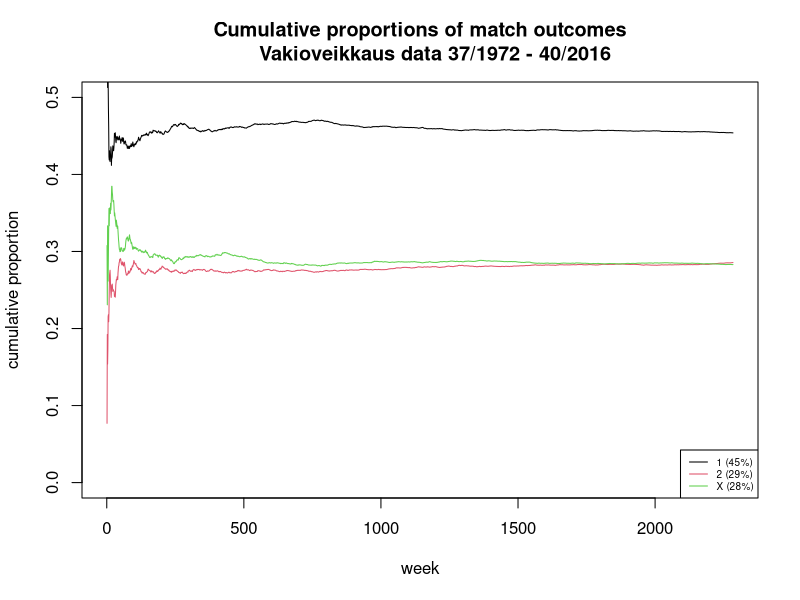

The R script that drew this image:
## ---- chunk 1
knitr::opts_chunk$set(echo = TRUE)
## ---- chunk 2
# Tuomo A. Nieminen 23.10.2016

# simulate the probability P(three or more identical rows)
# ---------------------------------------

# load the data (to get the  number of rows)
rivit <- read.csv2("Tilastot.csv", stringsAsFactors = FALSE)

# the size of the simulation
simsize <- 1e4

# unique integers represent unique combinations of rows
unique_rows <- 1:(3^13)

# a single simulation iteration is a sample of <n> rows
n <- nrow(rivit) # 2284

# create an empty data.frame to store the simulated integer vectors as rows
df <- matrix(NA, nrow = simsize, ncol = n)

# draw a sample of <n> from the unique rows with replacement
# repeat <simsize> times and store the sampled integers
for(i in 1:simsize) df[i, ] <- sample(unique_rows, size = n, replace = T)

# for each row, check if there are more than 2 of the same integer (this might be slow)
results <- apply(df, 1, FUN = function(v) any(table(v)>2))

# compute the proportion of true cases
sum(results)/simsize

## ---- chunk 3
# Tuomo A. Nieminen 23.10.2016

# load the data
rivit <- read.csv2("Tilastot.csv", stringsAsFactors = FALSE)
nr <- nrow(rivit)

# create a list of tables of 1 x 2 frequencies
freqs <- apply(rivit, 1, table)

# combine the lists to a data.frame (ignore warning)
freqs <- as.data.frame(do.call(rbind, freqs))

# compute cumulative frequencies
cum_freqs <- cumsum(freqs)

# compute cumulative proportions
cum_prop <- cum_freqs / cumsum(rep(13, nr))

# draw an empty plot
plot(1:nr, 
     main = "Cumulative proportions of match outcomes
     Vakioveikkaus data 37/1972 - 40/2016",
     ylab = "cumulative proportion", 
     xlab = "week",
     type = "n", ylim = c(0, 0.5))

# plot the cumulative proportions
for(i in 1:3) {
  lines(1:nr, cum_prop[, i], col = i) 
}

# add a legend to the plot
outcomes <- names(cum_prop)
outcomes <- paste0(outcomes, " (", round(100*cum_prop[nr, ],0), "%)")
legend("bottomright", legend = outcomes, col = 1:3, lty = 1, cex = 0.6, pt.cex = 1)

